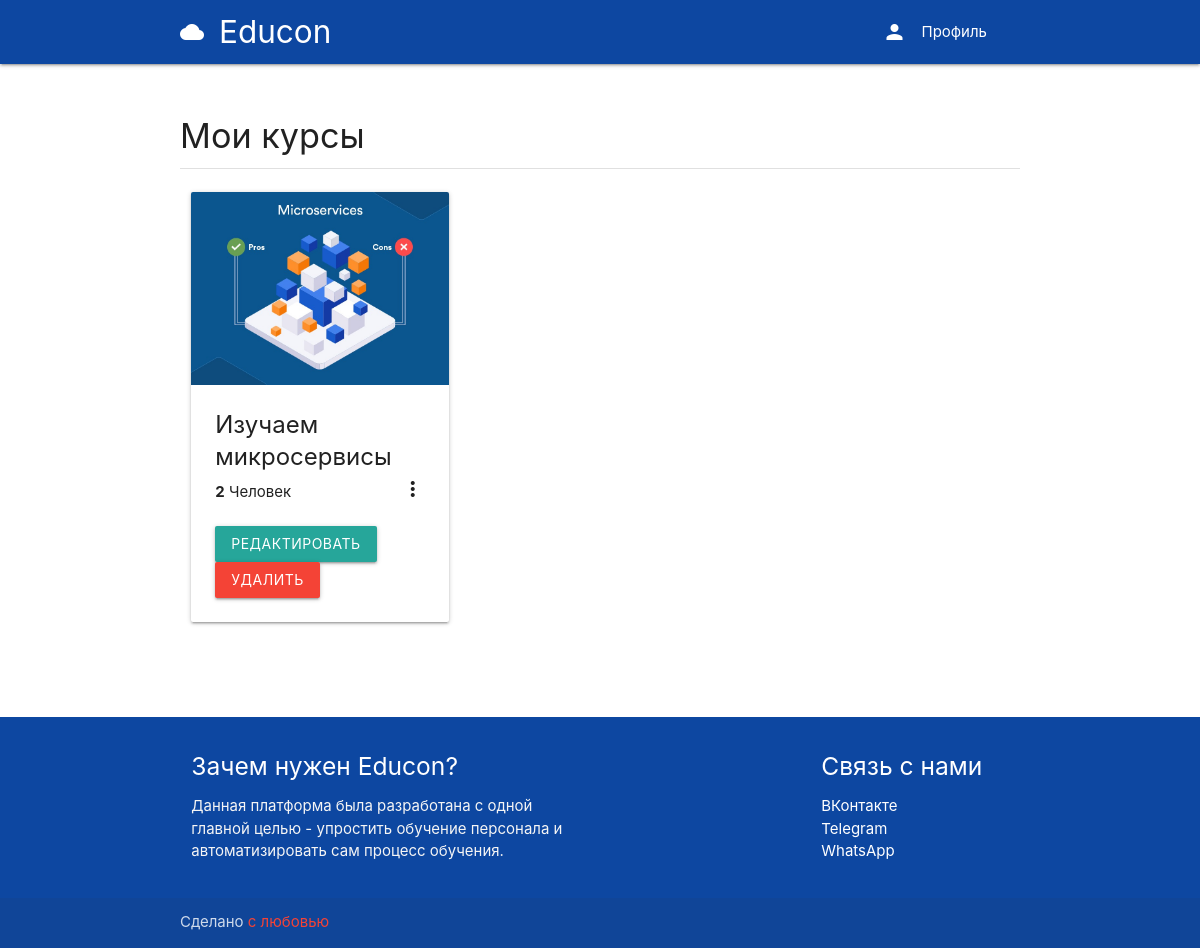
The app's page /course/mycourses/ (signed in) with its own data.
### classroom/models.py (models this page shows, shortened)
class Course(models.Model):
    id = models.UUIDField(primary_key=True, default=uuid.uuid4, editable=False)
    picture = models.ImageField(upload_to=user_directory_path)
    title = models.CharField(max_length=200)
    description = models.CharField(max_length=300)
    category = models.ForeignKey(Category, on_delete=models.CASCADE)
    syllabus = RichTextField()
    user = models.ForeignKey(User, on_delete=models.CASCADE, related_name='course_owner')
    enrolled = models.ManyToManyField(User)
    modules = models.ManyToManyField(Module)

### classroom/views.py (the view)
# urls.py: path('mycourses/', MyCourses, name='my-courses'),
def MyCourses(request):
    user = request.user
    courses = Course.objects.filter(user=user)
    context = {
        'courses': courses,
    }
    return render(request, 'classroom/mycourses.html', context)

### authy/views.py (called while the page is built)
def SideNavInfo(request):
	user = request.user
	nav_profile = None
	if user.is_authenticated:
		nav_profile = Profile.objects.get(user=user)
	return {'nav_profile': nav_profile}

### education_portal/templates/classroom/mycourses.html (shortened to what this page needs)
{% extends 'base.html' %}
{% load static %}
{% block content  %}
<div class="section ">
    <h4>Мои курсы</h4>
    <div class="divider"></div>
</div>
<div class="row">
    {% for course in courses %}
    <div class="col s12 m4">
        <div class="card">
            <div class="card-image waves-effect waves-block waves-light">
                <a href="{% url 'course' course.id %}"><img class="activator" src="{{ course.picture.url }}"></a>
            </div>
            <div class="card-content">
                <span class="card-title activator grey-text text-darken-4"><b>{{ course.title }}</b><i
                        class="material-icons right">more_vert</i></span>
                <p class="title"><b>{{ course.enrolled.count }}</b> Человек</p>
                <br>
                <a href="{% url 'edit-course' course.id %}" class="btn">Редактировать</a>
                <a href="{% url 'delete-course' course.id %}" class="btn red">Удалить</a>
            </div>
        </div>
    </div>
    {% endfor %}
</div>
{% endblock %}

### records on screen
Course: picture (picture), title "Изучаем микросервисы", enrolled.count "2"
